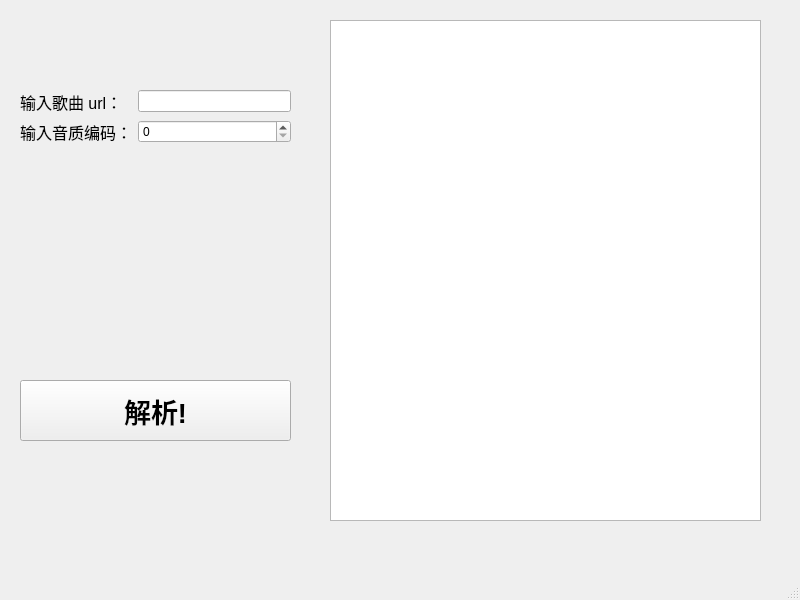
<?xml version="1.0" encoding="UTF-8"?>
<ui version="4.0">
 <class>MainWindow</class>
 <widget class="QMainWindow" name="MainWindow">
  <property name="geometry">
   <rect>
    <x>0</x>
    <y>0</y>
    <width>800</width>
    <height>600</height>
   </rect>
  </property>
  <property name="windowTitle">
   <string>网易云歌曲解析</string>
  </property>
  <property name="windowIcon">
   <iconset resource="img.qrc">
    <normaloff>:/ico/recources/favicon.ico</normaloff>:/ico/recources/favicon.ico</iconset>
  </property>
  <widget class="QWidget" name="centralwidget">
   <widget class="QWidget" name="formLayoutWidget">
    <property name="geometry">
     <rect>
      <x>20</x>
      <y>90</y>
      <width>271</width>
      <height>71</height>
     </rect>
    </property>
    <layout class="QFormLayout" name="formLayout">
     <item row="0" column="0">
      <widget class="QLabel" name="urlLabel">
       <property name="font">
        <font>
         <family>Microsoft YaHei UI</family>
         <pointsize>12</pointsize>
        </font>
       </property>
       <property name="text">
        <string>输入歌曲 url：</string>
       </property>
      </widget>
     </item>
     <item row="0" column="1">
      <widget class="QLineEdit" name="urlLineEdit"/>
     </item>
     <item row="1" column="0">
      <widget class="QLabel" name="soundlevelLabel">
       <property name="font">
        <font>
         <family>Microsoft YaHei UI</family>
         <pointsize>12</pointsize>
        </font>
       </property>
       <property name="text">
        <string>输入音质编码：</string>
       </property>
      </widget>
     </item>
     <item row="1" column="1">
      <widget class="QSpinBox" name="soundlevelSpinBox"/>
     </item>
    </layout>
   </widget>
   <widget class="QPushButton" name="parseButton">
    <property name="enabled">
     <bool>true</bool>
    </property>
    <property name="geometry">
     <rect>
      <x>20</x>
      <y>380</y>
      <width>271</width>
      <height>61</height>
     </rect>
    </property>
    <property name="font">
     <font>
      <family>Microsoft YaHei UI</family>
      <pointsize>20</pointsize>
      <weight>75</weight>
      <bold>true</bold>
     </font>
    </property>
    <property name="layoutDirection">
     <enum>Qt::LeftToRight</enum>
    </property>
    <property name="text">
     <string>解析!</string>
    </property>
   </widget>
   <widget class="QTextBrowser" name="outputBrowser">
    <property name="geometry">
     <rect>
      <x>330</x>
      <y>20</y>
      <width>431</width>
      <height>501</height>
     </rect>
    </property>
   </widget>
  </widget>
  <widget class="QMenuBar" name="menubar">
   <property name="geometry">
    <rect>
     <x>0</x>
     <y>0</y>
     <width>800</width>
     <height>26</height>
    </rect>
   </property>
  </widget>
  <widget class="QStatusBar" name="statusbar"/>
 </widget>
 <resources>
  <include location="img.qrc"/>
 </resources>
 <connections/>
</ui>
